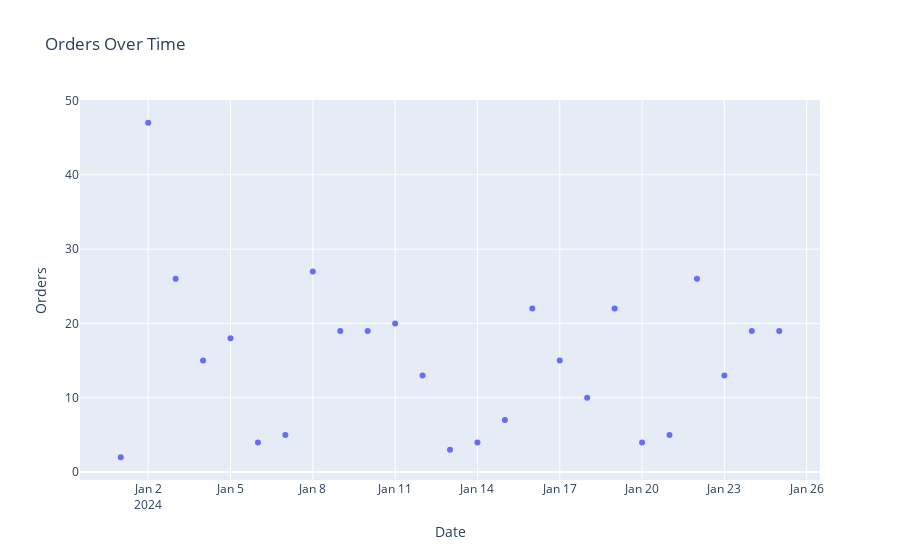

The notebook cell this image was saved under:
### Markdown cell above
This code snippet defines data for a plot and creates a scatter plot using the defined data. Using plotly it visualizes the trend of orders over time by day, with the x-axis representing dates and the y-axis representing the number of orders.

### Code cell
# Define data for the plot
x_values = sorted_df[dimension]
y_values = sorted_df[metric]

# Create a scatter plot with markers only
fig = go.Figure()
fig.add_trace(go.Scatter(x=x_values, y=y_values, mode='markers', name=metric))

# Update layout
fig.update_layout(title='Orders Over Time',
                   xaxis_title='Date',
                   yaxis_title='Orders')

# Show plot
fig.show()

### Figure 1 — Plotly figure (JSON) as saved in the notebook; plotly's stock layout.template omitted (floating-point values rounded to 4 significant figures)
{"data": [{"mode": "markers", "name": "metrics/orders", "type": "scatter", "x": ["2024-01-01", "2024-01-02", "2024-01-03", "2024-01-04", "2024-01-05", "2024-01-06", "2024-01-07", "2024-01-08", "2024-01-09", "2024-01-10", "2024-01-11", "2024-01-12", "2024-01-13", "2024-01-14", "2024-01-15", "2024-01-16", "2024-01-17", "2024-01-18", "2024-01-19", "2024-01-20", "2024-01-21", "2024-01-22", "2024-01-23", "2024-01-24", "2024-01-25"], "y": [2, 47, 26, 15, 18, 4, 5, 27, 19, 19, 20, 13, 3, 4, 7, 22, 15, 10, 22, 4, 5, 26, 13, 19, 19]}], "layout": {"title": {"text": "Orders Over Time"}, "xaxis": {"title": {"text": "Date"}}, "yaxis": {"title": {"text": "Orders"}}}}
